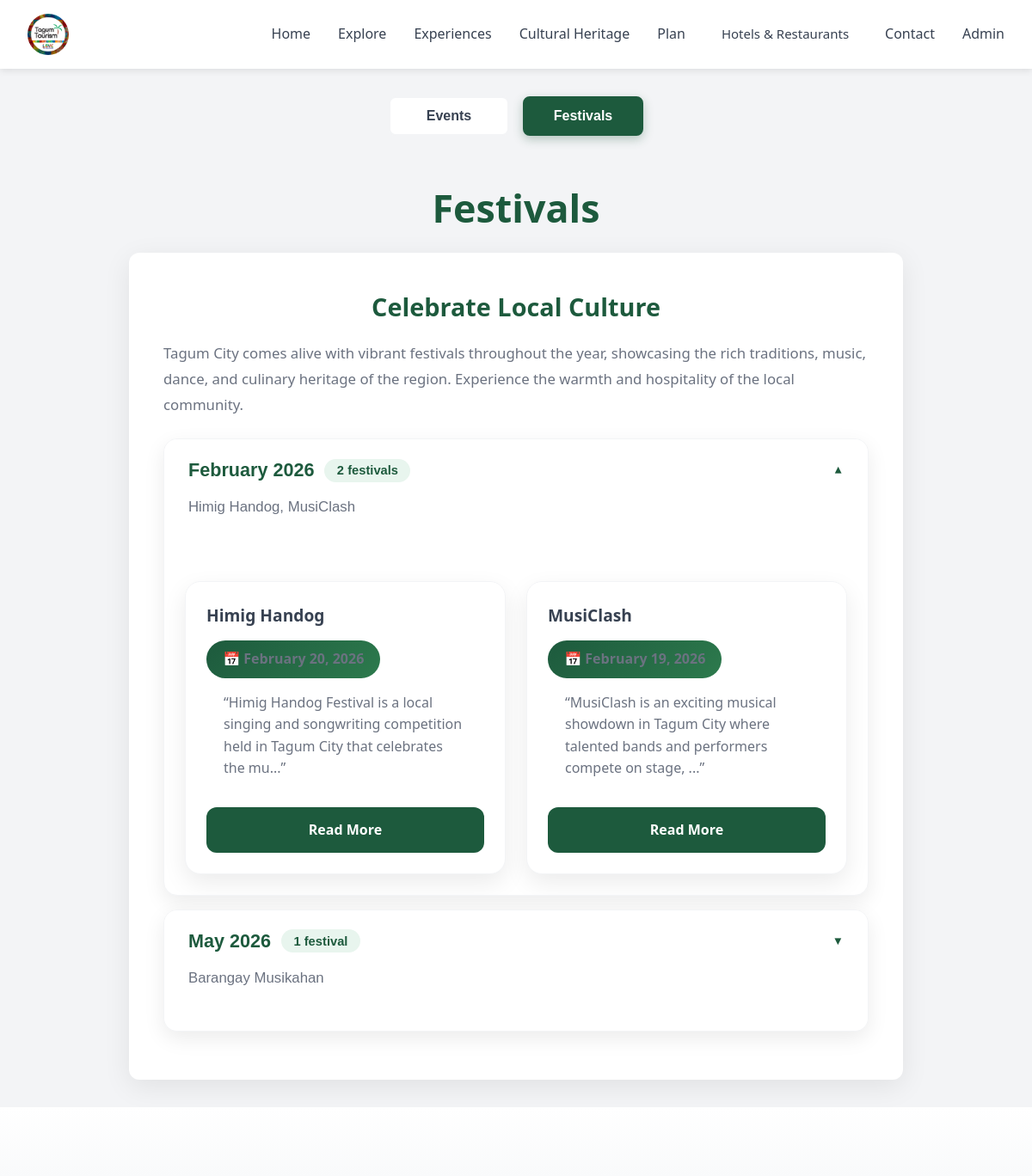
The page /Explore Module/explore.php?section=festivals on the database its author committed.
### tables this page shows
CREATE TABLE festivals (
  id INTEGER PRIMARY KEY AUTOINCREMENT,
  name TEXT NOT NULL,
  description TEXT,
  date TEXT,
  highlights TEXT,
  activities TEXT,
  image TEXT,
  created_at DATETIME DEFAULT CURRENT_TIMESTAMP
, related_event_id INTEGER, related_event_name TEXT);

### includes/events_helpers.php (called while the page is built, shortened)
<?php
function ensureEventDateColumn($db = null) {
    $closeDb = false;
    $columns = [];
    $result = $db->query('PRAGMA table_info(events)');
    while ($row = $result->fetchArray(SQLITE3_ASSOC)) {
        $columns[] = $row['name'];
    }
    return true;
}
function loadEvents($dbFile = null) {
    $dbFile = $dbFile ?: dirname(__DIR__) . '/database.db';
    try {
        $db = new SQLite3($dbFile);
        ensureEventDateColumn($db);
        $result = $db->query("
            SELECT * FROM events
            ORDER BY
                CASE WHEN event_date IS NULL OR event_date = '' THEN 1 ELSE 0 END,
                event_date ASC,
                name ASC
        ");
        $events = [];
        while ($row = $result->fetchArray(SQLITE3_ASSOC)) {
            $events[] = $row;
        }
        return $events;
    } catch (Exception $e) {
        return [];
    }
}
function normalizeFestivalRelationText($text) {
    $text = strtolower(trim((string) $text));
    $text = preg_replace('/[^a-z0-9\s]/', ' ', $text);
    $text = preg_replace('/\s+/', ' ', $text);
    return trim($text);
}
function getFestivalRelatedEventOrder(array $festival, array $events) {
    $explicitEventId = null;
    $explicitEventName = trim((string) ($festival['related_event_name'] ?? ''));
    $festivalName = trim((string) ($festival['name'] ?? ''));
    $festivalDescription = trim((string) ($festival['description'] ?? ''));
    $festivalText = $festivalName . ' ' . $festivalDescription;
    $festivalNorm = normalizeFestivalRelationText($festivalText);
    $stopWords = ['festival', 'event', 'the', 'and', 'of', 'for', 'in', 'to', 'a', 'an', 'on', 'with', 'city', 'tagum'];
    $bestIndex = PHP_INT_MAX;
    $bestScore = -1;
    foreach ($events as $index => $event) {
        $eventName = trim((string) ($event['name'] ?? ''));
        $eventDescription = trim((string) ($event['description'] ?? ''));
        $eventText = $eventName . ' ' . $eventDescription;
        $eventNorm = normalizeFestivalRelationText($eventText);
        $score = 0;
        if ($festivalNorm === $eventNorm) {
            $score = 1000;
        } elseif (strpos($festivalNorm, $eventNorm) !== false || strpos($eventNorm, $festivalNorm) !== false) {
            $score = 900;
        } else {
            $festivalTokens = array_values(array_unique(array_filter(explode(' ', $festivalNorm), function ($token) use ($stopWords) {
                return $token !== '' && !in_array($token, $stopWords, true);
            })));
            $eventTokens = array_values(array_unique(array_filter(explode(' ', $eventNorm), function ($token) use ($stopWords) {
                return $token !== '' && !in_array($token, $stopWords, true);
            })));
        }
        if ($score > $bestScore || ($score === $bestScore && $index < $bestIndex)) {
            $bestScore = $score;
            $bestIndex = $index;
        }
    }
    return $bestScore > 0 ? $bestIndex : PHP_INT_MAX;
}
function sortFestivalsByRelatedEvents(array $festivals, array $events) {
    usort($festivals, function ($a, $b) use ($events) {
        $aOrder = getFestivalRelatedEventOrder($a, $events);
        $bOrder = getFestivalRelatedEventOrder($b, $events);
        if ($aOrder !== $bOrder) {
            return $aOrder <=> $bOrder;
        }
        return strcmp((string) ($a['name'] ?? ''), (string) ($b['name'] ?? ''));
    });
    return $festivals;
}

### Explore Module/explore.php (the view, shortened to what this page needs)
<?php
$requestedSection = isset($_GET['section']) && in_array($_GET['section'], ['events', 'festivals'], true)
    ? $_GET['section']
    : 'events';
?>
<!DOCTYPE html>
<html lang="en">
<head>
    <link rel="stylesheet" href="../css/style.css">
    <link rel="stylesheet" href="../css/explore-full-page.css">
    <link rel="stylesheet" href="../css/explore-cuisine-landscape.css">
    <link rel="stylesheet" href="../css/mobile-navbar.css">
    <link rel="stylesheet" href="../css/explore-full-page-landscape.css">
</head>
<body>
<?php include '../navbar.php'; ?>
    <section class="explore-full-page">
        <div class="explore-container">
            <div class="section-tabs">
                <button class="tab-btn <?php echo $requestedSection === 'events' ? 'active' : ''; ?>" data-section="events">Events</button>
                <button class="tab-btn <?php echo $requestedSection === 'festivals' ? 'active' : ''; ?>" data-section="festivals">Festivals</button>
            </div>
                <?php
                require_once dirname(__DIR__) . '/includes/events_helpers.php';
                $events = loadEvents(dirname(__DIR__) . '/database.db');
                ?>
            <div class="section-content <?php echo $requestedSection === 'festivals' ? 'active' : ''; ?>" id="festivals">
                <h1>Festivals</h1>
                <div class="content-text">
                    <h2>Celebrate Local Culture</h2>
                    <p>Tagum City comes alive with vibrant festivals throughout the year, showcasing the rich traditions, music, dance, and culinary heritage of the region. Experience the warmth and hospitality of the local community.</p>
                    <?php
                    $dbFile = '../database.db';
                    $festivals = [];
                    $events = loadEvents(dirname(__DIR__) . '/database.db');
                    if (file_exists($dbFile)) {
                        try {
                            $db = new SQLite3($dbFile);
                            $result = $db->query('SELECT * FROM festivals ORDER BY id DESC');
                            while ($row = $result->fetchArray(SQLITE3_ASSOC)) {
                                $festivals[] = $row;
                            }
                        } catch (Exception $e) {
                            $festivals = json_decode(file_get_contents('../data/festivals.json'), true) ?? [];
                        }
                    } else {
                        $festivals = json_decode(file_get_contents('../data/festivals.json'), true) ?? [];
                    }
                    $festivals = sortFestivalsByRelatedEvents($festivals, $events);
                    ?>
                    <?php if (!empty($festivals)): ?>
                        <?php
                        $festivalsByMonth = [];
                        foreach ($festivals as $festival) {
                            $dateRaw = trim((string)($festival['date'] ?? ''));
                            if ($dateRaw === '') {
                                $monthKey = 'undated';
                            } else {
                                $ts = strtotime($dateRaw);
                                $monthKey = $ts !== false ? date('Y-m', $ts) : 'undated';
                            }
                            if (!isset($festivalsByMonth[$monthKey])) {
                                $label = $monthKey === 'undated'
                                    ? 'Date To Be Announced'
                                    : date('F Y', strtotime($monthKey . '-01'));
                                $festivalsByMonth[$monthKey] = [
                                    'label' => $label,
                                    'events' => [],
                                    'sort' => $monthKey === 'undated' ? '9999-12' : $monthKey,
                                ];
                            }
                            $festivalsByMonth[$monthKey]['events'][] = $festival;
                        }
                        uasort($festivalsByMonth, function($a,$b){ return ($a['sort'] ?? '') <=> ($b['sort'] ?? ''); });
                        $currentMonth = date('Y-m');
                        $openMonthKey = isset($festivalsByMonth[$currentMonth]) ? $currentMonth : array_key_first($festivalsByMonth);
                        ?>
                        <div class="events-by-month">
                            <?php foreach ($festivalsByMonth as $monthKey => $monthData): ?>
                                <?php
                                $isOpen = ($monthKey === $openMonthKey);
                                $eventNames = array_map(function($f){ return $f['name'] ?? 'Untitled Festival'; }, $monthData['events']);
                                $preview = implode(', ', $eventNames);
                                $count = count($monthData['events']);
                                ?>
                                <div class="month-group<?php echo $isOpen ? ' is-open' : ''; ?>">
                                    <button
                                        type="button"
                                        class="month-header"
                                        aria-expanded="<?php echo $isOpen ? 'true' : 'false'; ?>"
                                        data-month="<?php echo htmlspecialchars($monthKey); ?>"
                                    >
                                        <div class="month-header-top">
                                            <span class="month-label"><?php echo htmlspecialchars($monthData['label']); ?></span>
                                            <span class="month-count"><?php echo $count; ?> festival<?php echo $count === 1 ? '' : 's'; ?></span>
                                            <span class="month-chevron" aria-hidden="true">▼</span>
                                        </div>
                                        <p class="month-preview"><?php echo htmlspecialchars($preview); ?></p>
                                    </button>
                                    <div class="month-events"<?php echo $isOpen ? '' : ' hidden'; ?> >
                                        <div class="cuisine-grid events-month-grid">
                                            <?php foreach ($monthData['events'] as $festival): ?>
                                                <?php
                                                $dateShow = '';
                                                if (!empty($festival['date'])) {
                                                    $ts = strtotime($festival['date']);
                                                    $dateShow = $ts !== false ? date('F j, Y', $ts) : $festival['date'];
                                                }
                                                ?>
                                                <div class="cuisine-category event-month-card">
                                                    <h3><?php echo htmlspecialchars($festival['name']); ?></h3>
                                                    <?php if ($dateShow !== ''): ?>
                                                        <p class="item-count event-date-badge">📅 <?php echo htmlspecialchars($dateShow); ?></p>
                                                    <?php endif; ?>
                                                    <?php if (!empty($festival['description'])): ?>
                                                        <p style="color:#6b7280; padding:0 1.25rem 1rem; line-height:1.6;">“<?php echo htmlspecialchars(substr($festival['description'],0,110)); ?>...”</p>
                                                    <?php endif; ?>
                                                    <a href="festival-detail.php?id=<?php echo (int)$festival['id']; ?>" class="read-more-btn btn btn-primary">Read More</a>
                                                </div>
                                            <?php endforeach; ?>
                                        </div>
                                    </div>
                                </div>
                            <?php endforeach; ?>
                        </div>
                    <?php endif; ?>
                </div>
            </div>
        </div>
    </section>
    <footer class="footer">
        <div class="footer-content">
        </div>
    </footer>
</body>
</html>

### css/style.css (style rules this page uses)
:root { --dark-green: #1d5a3d; --light-green: #2d7a4d; --gray: #6b7280; --light-gray: #f3f4f6; --white: #ffffff; --dark-gray: #374151; }
* { margin: 0; padding: 0; box-sizing: border-box; }
body { font-family: 'Segoe UI', Tahoma, Geneva, Verdana, sans-serif; line-height: 1.6; color: var(--dark-gray); overflow-x: hidden; width: 100%; }
html { scroll-behavior: smooth; }
.footer { padding: 2rem 1rem; background: linear-gradient(180deg, #ffffff 0%, #f9fafb 100%); }
.footer .footer-content { display: flex; align-items: center; justify-content: space-between; gap: 1rem; }
.btn { padding: 0.75rem 1.5rem; font-size: 1rem; font-weight: 600; border: none; cursor: pointer; border-radius: 4px; transition: all 0.3s ease; display: inline-block; white-space: nowrap; text-align: center; min-width: 120px; }
.btn-primary { background-color: var(--dark-green); color: var(--white); }
.footer { background-color: var(--dark-green); color: var(--light-green); padding: 2rem; text-align: center; }
.footer-content { max-width: 1200px; margin: 0 auto; }

### rows shown on the page
festivals: name "Himig Handog", date "February 20, 2026", description "Himig Handog Festival is a local singing and songwriting competition held in Tagum City that celebrates the mu"
festivals: name "MusiClash", date "February 19, 2026", description "MusiClash is an exciting musical showdown in Tagum City where talented bands and performers compete on stage,"
festivals: name "Barangay Musikahan"

### other values the page prints
$monthData['label'] "February 2026"
$count "2"
$preview "Himig Handog, MusiClash"
$monthData['label'] "May 2026"
$count "1"
